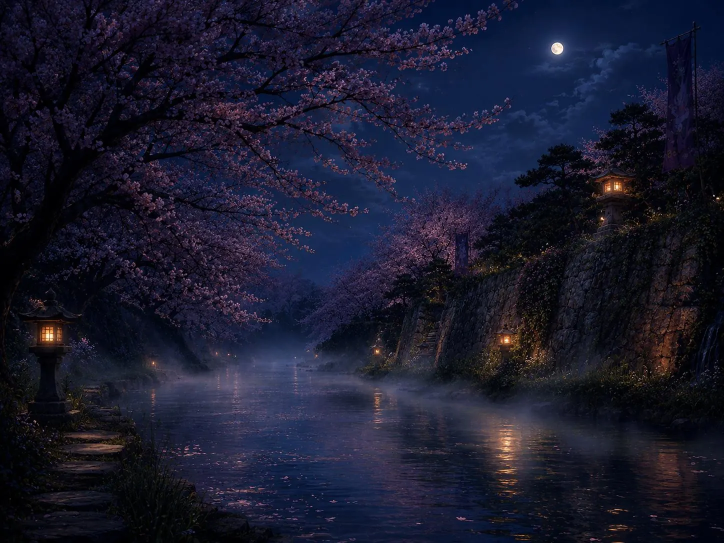
#> input picture img/azuren-kai/lieux/canal-nuit.webp, 1448 x 1086 px (shown at 1/2 size)
$ python mask2.py ../../img/azuren-kai/lieux/canal-nuit.webp out.png
#> lines starting #> are read from the running program, lines starting #| are printed output that depends on the picture; after the words box and inside, x2 and y2 are one past the last pixel; in counts of white or black regions, pixels touching at a corner belong together
import cv2,numpy as np
def land(path,sc=0.5,sthr=88,dark=95,ink=0.10,hole_min=0.0004):
#> called with sc = 0.5, sthr = 88, dark = 95, ink = 0.1, hole_min = 0.0004
    im=cv2.imread(path); s=cv2.resize(im,None,fx=sc,fy=sc,interpolation=cv2.INTER_AREA)
#> in land, im is the input picture: shape (1086, 1448, 3); mean B, G, R 45.7, 26.8, 25.7
#> after `s = cv2.resize(im, None, fx=sc, fy=sc, interpolation=cv2.INTER_AREA)`:
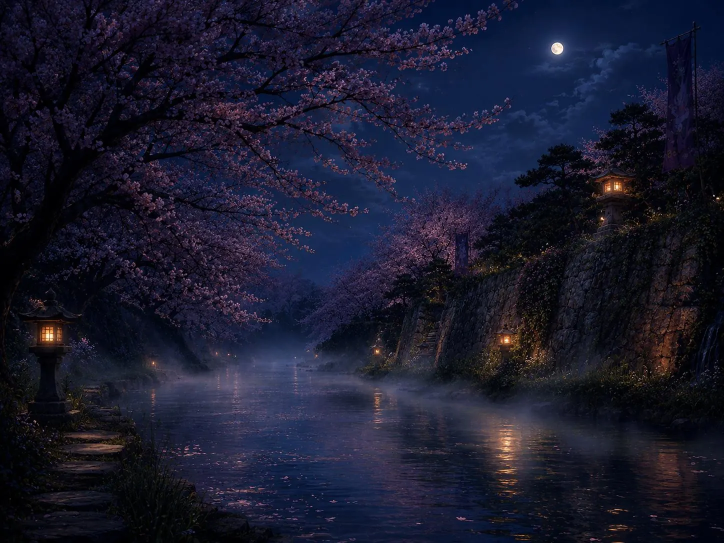
#> s: shape (543, 724, 3); mean B, G, R 45.8, 26.9, 25.9
    hsv=cv2.cvtColor(s,cv2.COLOR_BGR2HSV); g=cv2.cvtColor(s,cv2.COLOR_BGR2GRAY)
#> after `hsv = cv2.cvtColor(s, cv2.COLOR_BGR2HSV)`: hsv: shape (543, 724, 3); mean H, S, V 115.1, 137.5, 47
#> after `g = cv2.cvtColor(s, cv2.COLOR_BGR2GRAY)`:
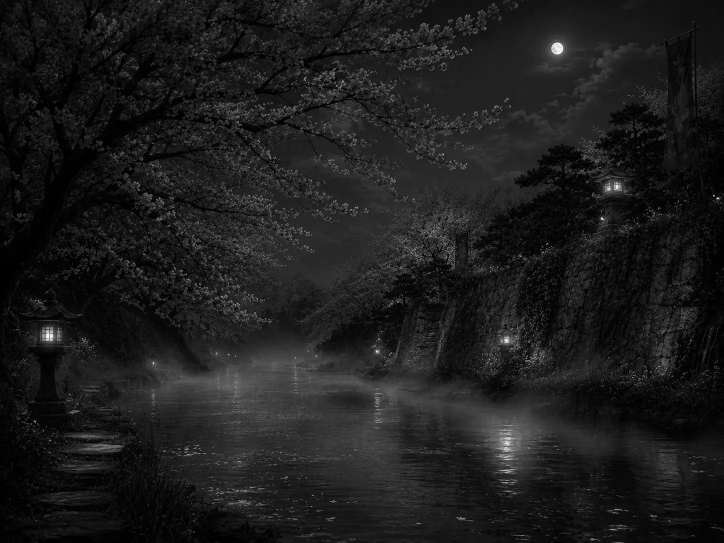
#> g: shape (543, 724); min 0, max 247, mean 28.7
    S=cv2.GaussianBlur(hsv[...,1],(0,0),5*sc/0.5)
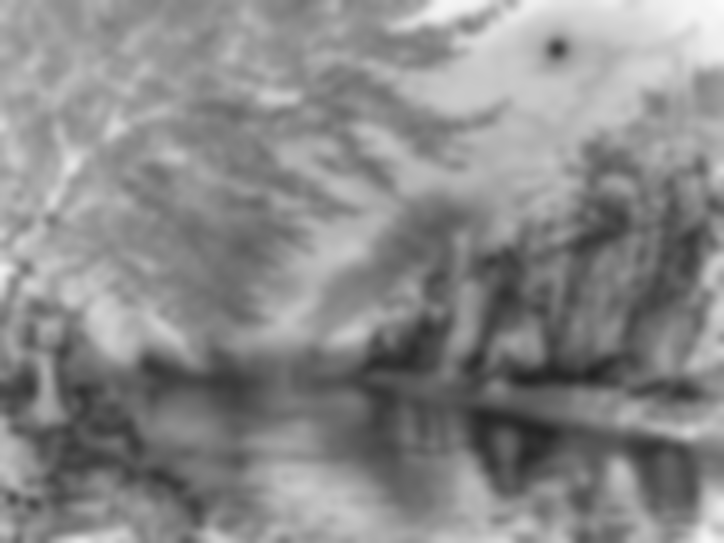
#> S: shape (543, 724); min 35, max 251, mean 137.5
    m1=S>sthr
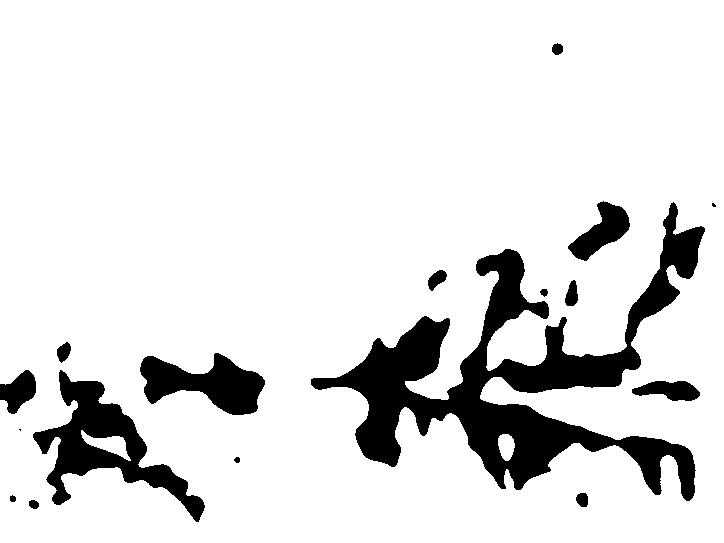
#> m1: shape (543, 724) bool; 88% white; 17 black regions (2 under 20 px), largest, box (x1, y1, x2, y2) and area: (311, 202, 705, 501) 30388, (33, 370, 205, 522) 7715, (140, 353, 265, 415) 4287
    d=(g<dark).astype(np.float32); dd=cv2.GaussianBlur(d,(0,0),7*sc/0.5); m2=dd>ink
#> after `d = (g < dark).astype(np.float32)`:
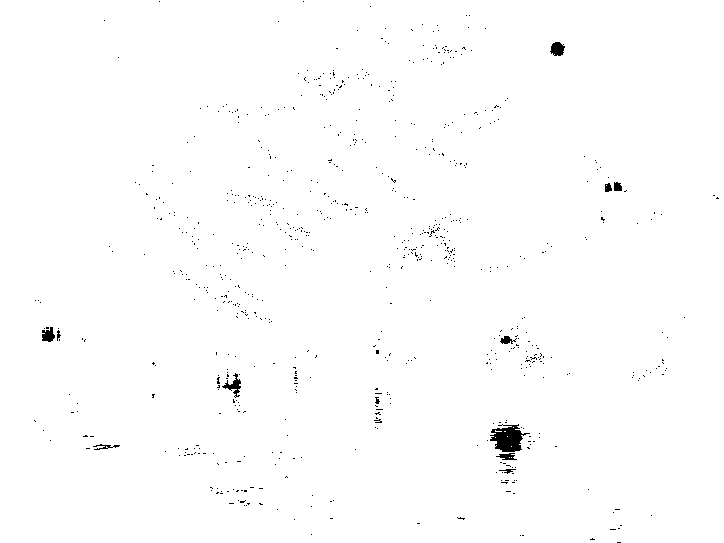
#> d: shape (543, 724) float32; values 0 (black) and 1 (white), 99.3% white; 756 black regions (744 under 20 px)
#> after `dd = cv2.GaussianBlur(d, (0, 0), 7 * sc / 0.5)`:
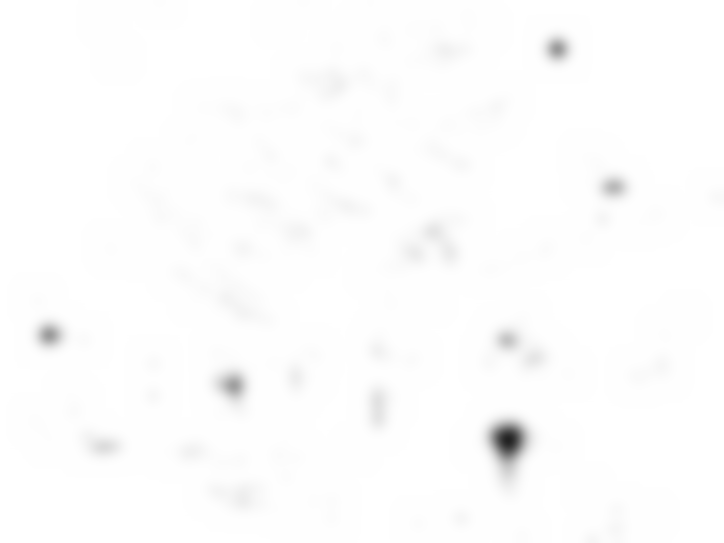
#> dd: shape (543, 724) float32; min 0.136, max 1, mean 0.993
#> after `m2 = dd > ink`: m2: shape (543, 724) bool; every value is 1
    m=((m1|m2)*255).astype(np.uint8)
#> m: shape (543, 724); every value is 255
    k=lambda n:cv2.getStructuringElement(cv2.MORPH_ELLIPSE,(n,n))
    m=cv2.morphologyEx(m,cv2.MORPH_CLOSE,k(9)); m=cv2.morphologyEx(m,cv2.MORPH_OPEN,k(9))
    h,w=m.shape
#> h = 543; w = 724
    # remplir seulement les petits trous (ile interieure, blanc des montagnes), garder les mers interieures
    inv=cv2.bitwise_not(m); n,lab,st,_=cv2.connectedComponentsWithStats(inv)
#> after `inv = cv2.bitwise_not(m)`: inv: shape (543, 724); every value is 0
#> after `n, lab, st, _ = cv2.connectedComponentsWithStats(inv)`: lab: shape (543, 724) int32; every value is 0
#> after `n, lab, st, _ = cv2.connectedComponentsWithStats(inv)`: n = 1; st = [[0, 0, 724, 543, 393132]]
    out=m.copy()
    for i in range(1,n):
        x,y,ww,hh,a=st[i]
        touches = x==0 or y==0 or x+ww==w or y+hh==h
        if not touches and a< hole_min*h*w: out[lab==i]=255
    n,lab,st,_=cv2.connectedComponentsWithStats(out)
#> lab: shape (543, 724) int32; every value is 1
#> n = 2; st = [[-1, 2147483647, 0, 0, 0], [0, 0, 724, 543, 393132]]
    keep=np.zeros_like(out)
    for i in range(1,n):
        if st[i,4]>400*(sc/0.5)**2: keep[lab==i]=255
    return s,keep
if __name__=='__main__':
    import sys
    s,k=land(sys.argv[1]); ov=s.copy()
    c,_=cv2.findContours(k,cv2.RETR_CCOMP,cv2.CHAIN_APPROX_NONE); cv2.drawContours(ov,c,-1,(0,255,0),2); cv2.imwrite(sys.argv[2],ov); print(ov.shape)
#> after `c, _ = cv2.findContours(k, cv2.RETR_CCOMP, cv2.CHAIN_APPROX_NONE)`: c = 1 contour; box (x1, y1, x2, y2) and area: (0, 0, 724, 543) 391866
#> after `cv2.drawContours(ov, c, -1, (0, 255, 0), 2)`:
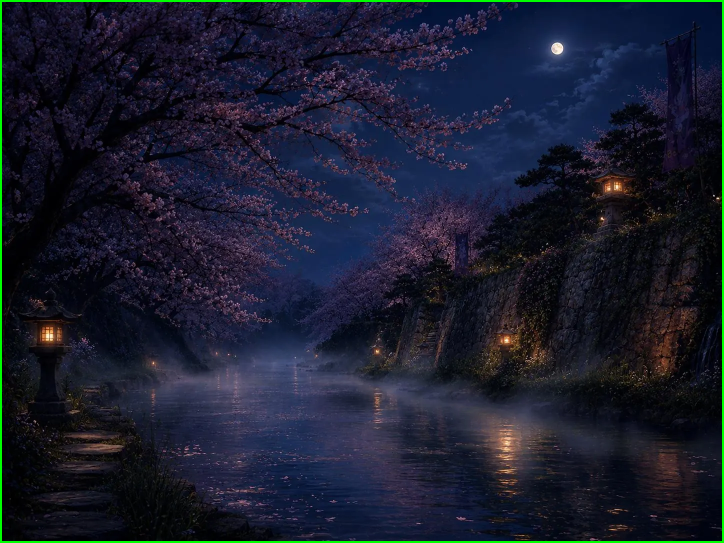
#> ov: shape (543, 724, 3); 1.29% of pixels changed, all inside (x1, y1, x2, y2) = (0, 0, 724, 543)
#| (543, 724, 3)
